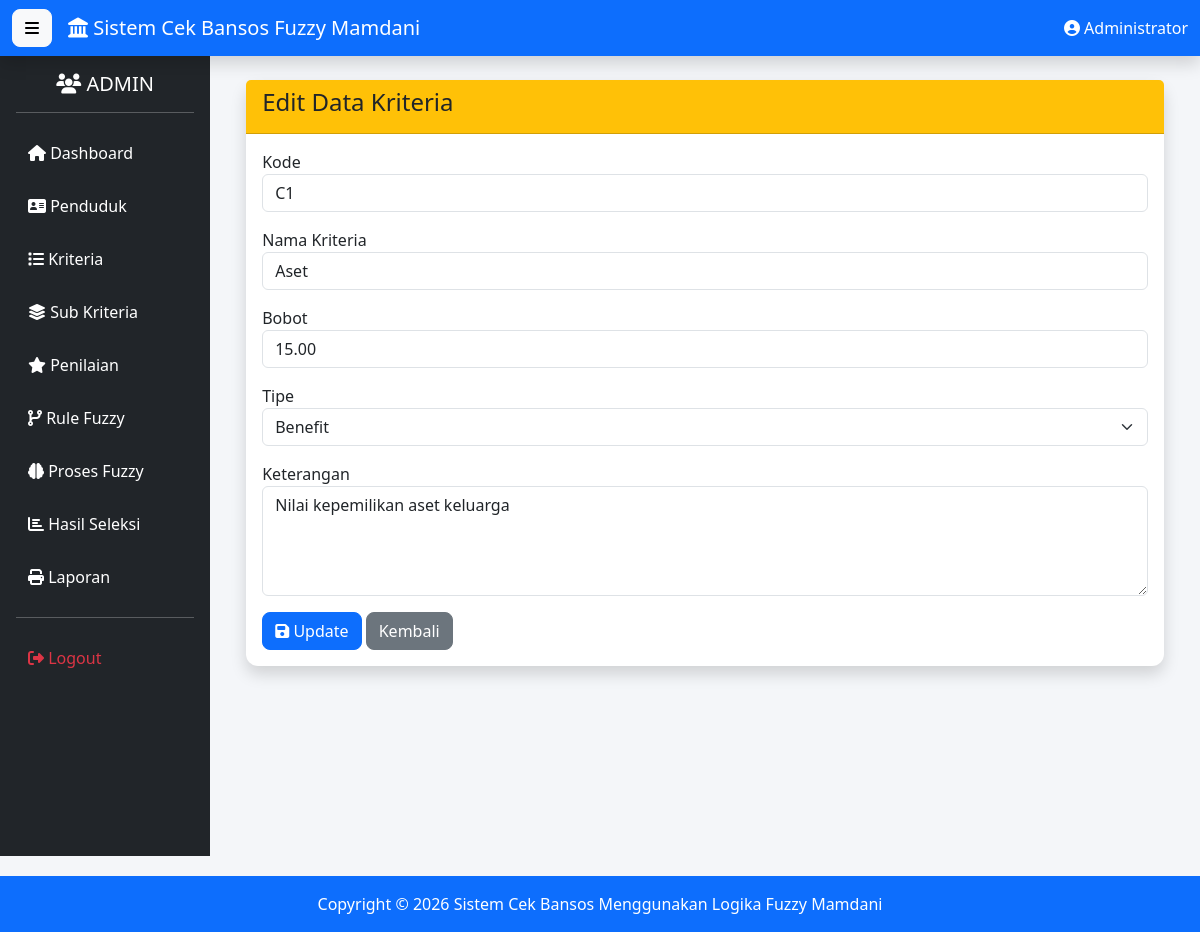
/kriteria/edit.php?id=1 (signed in), run on the app's committed database.
### tables this page shows
CREATE TABLE `kriteria` (
  `id_kriteria` int(11) NOT NULL,
  `nama_kriteria` varchar(100) DEFAULT NULL,
  `kode_kriteria` varchar(10) DEFAULT NULL,
  `bobot` decimal(5,2) DEFAULT NULL,
  `tipe` varchar(20) DEFAULT NULL,
  `keterangan` text DEFAULT NULL
);

### kriteria/edit.php (the view, shortened to what this page needs)
<?php
include "../config/koneksi.php";
$id=$_GET['id'];
$data=mysqli_query($conn,"
SELECT *
FROM kriteria
WHERE id_kriteria='$id'
");
$d=mysqli_fetch_assoc($data);
include "../template/header.php";
include "../template/navbar.php";
include "../template/sidebar.php";
?>
<div class="container-fluid">
<div class="card shadow">
<div class="card-header bg-warning">
<h4>
Edit Data Kriteria
</h4>
</div>
<div class="card-body">
<form action="update.php" method="POST">
<div class="mb-3">
<label>Kode</label>
<input
type="text"
name="kode_kriteria"
class="form-control"
value="<?= $d['kode_kriteria']; ?>"
required>
</div>
<div class="mb-3">
<label>Nama Kriteria</label>
<input
type="text"
name="nama_kriteria"
class="form-control"
value="<?= $d['nama_kriteria']; ?>"
required>
</div>
<div class="mb-3">
<label>Bobot</label>
<input
type="number"
name="bobot"
class="form-control"
value="<?= $d['bobot']; ?>"
required>
</div>
<div class="mb-3">
<label>Tipe</label>
<select
name="tipe"
class="form-select">
<option value="Benefit"
<?=($d['tipe']=="Benefit")?"selected":"";?>>
Benefit
</option>
</select>
</div>
<div class="mb-3">
<label>Keterangan</label>
<textarea
name="keterangan"
class="form-control"
rows="4"><?= $d['keterangan']; ?></textarea>
</div>
<button class="btn btn-primary">
<i class="fas fa-save"></i>
Update
</button>
<a href="index.php" class="btn btn-secondary">
Kembali
</a>
</form>
</div>
</div>
</div>
<?php
include "../template/footer.php";
include "../template/script.php";
?>

### assets/css/style.css (style rules this page uses)
body { background:#f4f6f9; font-family:Segoe UI; }
.card { border:none; border-radius:12px; }
.card-header { font-weight:bold; }
.btn { border-radius:8px; }

### data on the page
kriteria: kode_kriteria "C1", nama_kriteria "Aset", bobot "15.00", tipe "Benefit", keterangan "Nilai kepemilikan aset keluarga"

### other printed values
$_SESSION['nama'] "Administrator"
